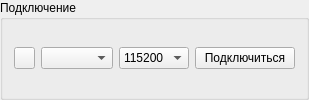
       <widget class="QGroupBox" name="gbox_connect">
        <property name="title">
         <string>Подключение</string>
        </property>
        <layout class="QHBoxLayout" name="horizontalLayout_3">
         <item>
          <layout class="QHBoxLayout" name="hbox_port">
           <item>
            <widget class="QPushButton" name="btn_updport">
             <property name="minimumSize">
              <size>
               <width>21</width>
               <height>0</height>
              </size>
             </property>
             <property name="maximumSize">
              <size>
               <width>21</width>
               <height>16777215</height>
              </size>
             </property>
             <property name="toolTip">
              <string>Обновить список портов</string>
             </property>
             <property name="text">
              <string notr="true"/>
             </property>
             <property name="icon">
              <iconset resource="ui.qrc">
               <normaloff>:/icons/update.png</normaloff>:/icons/update.png</iconset>
             </property>
            </widget>
           </item>
           <item>
            <widget class="QComboBox" name="combo_port">
             <property name="maximumSize">
              <size>
               <width>16777215</width>
               <height>16777215</height>
              </size>
             </property>
            </widget>
           </item>
           <item>
            <widget class="QComboBox" name="combo_baud">
             <property name="maximumSize">
              <size>
               <width>70</width>
               <height>16777215</height>
              </size>
             </property>
             <property name="currentIndex">
              <number>4</number>
             </property>
             <item>
              <property name="text">
               <string notr="true">9600</string>
              </property>
             </item>
             <item>
              <property name="text">
               <string notr="true">19200</string>
              </property>
             </item>
             <item>
              <property name="text">
               <string notr="true">38400</string>
              </property>
             </item>
             <item>
              <property name="text">
               <string notr="true">57600</string>
              </property>
             </item>
             <item>
              <property name="text">
               <string notr="true">115200</string>
              </property>
             </item>
             <item>
              <property name="text">
               <string notr="true">230400</string>
              </property>
             </item>
             <item>
              <property name="text">
               <string notr="true">460800</string>
              </property>
             </item>
             <item>
              <property name="text">
               <string notr="true">921600</string>
              </property>
             </item>
            </widget>
           </item>
          </layout>
         </item>
         <item>
          <widget class="QPushButton" name="btn_connect">
           <property name="minimumSize">
            <size>
             <width>100</width>
             <height>0</height>
            </size>
           </property>
           <property name="maximumSize">
            <size>
             <width>150</width>
             <height>16777215</height>
            </size>
           </property>
           <property name="text">
            <string notr="true">Подключиться</string>
           </property>
          </widget>
         </item>
        </layout>
       </widget>
